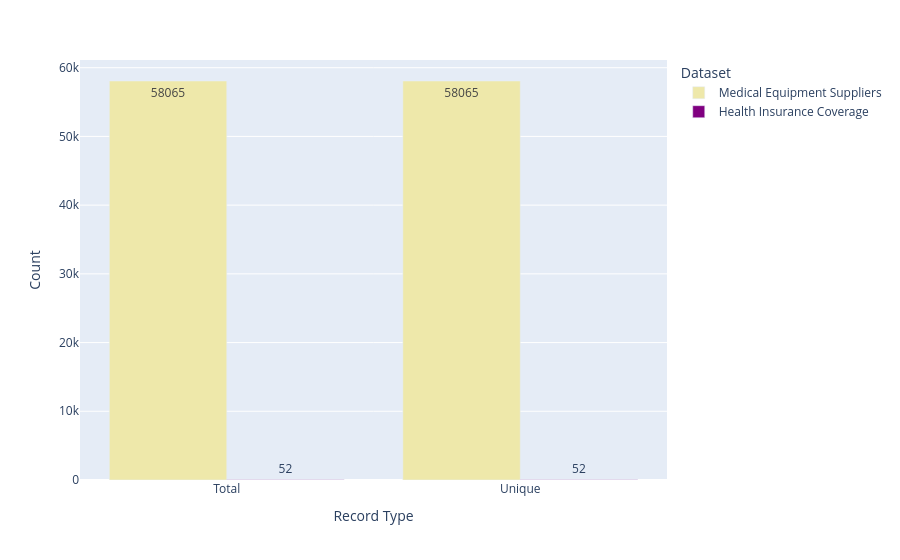

This figure's notebook cell:
### Code cell
data = {
    "Dataset": ["Medical Equipment Suppliers", "Medical Equipment Suppliers", "Health Insurance Coverage", "Health Insurance Coverage"],
    "Record Type": ["Total", "Unique", "Total", "Unique"],
    "Count": [len(clean_suppliers), len(clean_suppliers.drop_duplicates()), len(clean_states), len(clean_states.drop_duplicates())],
}
missing_df = pd.DataFrame(data)
fig = px.bar(missing_df, x = "Record Type", y = "Count", color = "Dataset", barmode = "group", text = "Count", color_discrete_map = {"Medical Equipment Suppliers": "PaleGoldenRod", "Health Insurance Coverage": "Purple"})
fig.show()

### Figure 1 — Plotly figure (JSON) as saved in the notebook; plotly's stock layout.template omitted (floating-point values rounded to 4 significant figures)
{"data": [{"alignmentgroup": "True", "hovertemplate": "Dataset=Medical Equipment Suppliers<br>Record Type=%{x}<br>Count=%{text}<extra></extra>", "legendgroup": "Medical Equipment Suppliers", "marker": {"color": "PaleGoldenRod", "pattern": {"shape": ""}}, "name": "Medical Equipment Suppliers", "offsetgroup": "Medical Equipment Suppliers", "orientation": "v", "showlegend": true, "text": [58065, 58065], "textposition": "auto", "type": "bar", "x": ["Total", "Unique"], "xaxis": "x", "y": [58065, 58065], "yaxis": "y"}, {"alignmentgroup": "True", "hovertemplate": "Dataset=Health Insurance Coverage<br>Record Type=%{x}<br>Count=%{text}<extra></extra>", "legendgroup": "Health Insurance Coverage", "marker": {"color": "Purple", "pattern": {"shape": ""}}, "name": "Health Insurance Coverage", "offsetgroup": "Health Insurance Coverage", "orientation": "v", "showlegend": true, "text": [52, 52], "textposition": "auto", "type": "bar", "x": ["Total", "Unique"], "xaxis": "x", "y": [52, 52], "yaxis": "y"}], "layout": {"barmode": "group", "legend": {"title": {"text": "Dataset"}, "tracegroupgap": 0}, "margin": {"t": 60}, "xaxis": {"anchor": "y", "domain": [0, 1], "title": {"text": "Record Type"}}, "yaxis": {"anchor": "x", "domain": [0, 1], "title": {"text": "Count"}}}}
